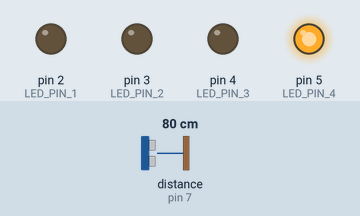
The sketch below on a simulated Arduino Uno, built with avr-gcc and run on an emulated ATmega328P. Parts: output pins drawn as LEDs (lit = HIGH). Wiring (inferred from the names in the program): ultrasonic range finder: trigger pin 6; echo pin 7. The test bench sets the inputs (shaded band); at power-on: distance to the obstacle (sensor on pin 7) 80 cm. The echo pulse lasts 58.3 µs per cm; pins used as bus, display or sensor lines are not drawn.

Above: at 1.2 s.
1.3 s: distance to the obstacle (sensor on pin 7) set to 74 cm
2.8 s: distance to the obstacle (sensor on pin 7) set to 67 cm
At 3.9 s:
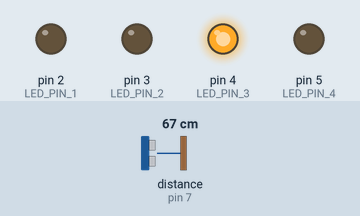
4.3 s: distance to the obstacle (sensor on pin 7) set to 2 cm
At 4.9 s:
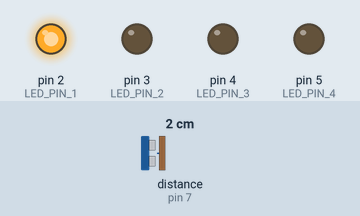
5.8 s: distance to the obstacle (sensor on pin 7) set to 18 cm
7.3 s: distance to the obstacle (sensor on pin 7) set to 23 cm
At 8.3 s:
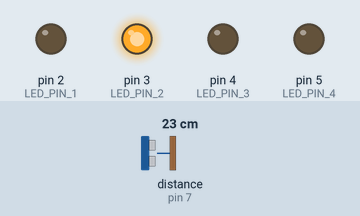
8.8 s: distance to the obstacle (sensor on pin 7) set to 4 cm
At 9.4 s:
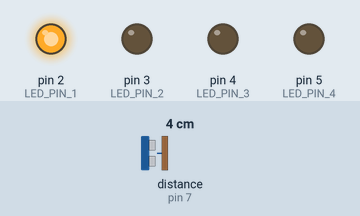
Timing chart, 0 to 11.3 s (numbered marks = the images above; inputs shaded):
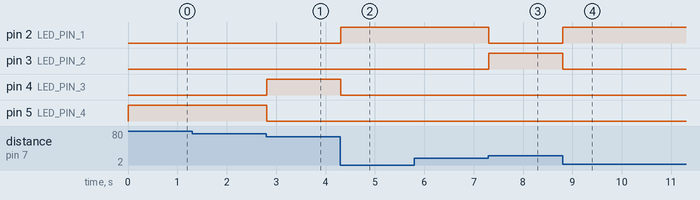

The sketch:

Projekt_bazowy.ino
```cpp
#include <Arduino_FreeRTOS.h>
#include <task.h>

#define TRIGGER_PIN  6
#define ECHO_PIN     7
#define LED_PIN_1    2
#define LED_PIN_2    3
#define LED_PIN_3    4
#define LED_PIN_4    5

void setup() {
  pinMode(TRIGGER_PIN, OUTPUT);
  pinMode(ECHO_PIN, INPUT);
  pinMode(LED_PIN_1, OUTPUT);
  pinMode(LED_PIN_2, OUTPUT);
  pinMode(LED_PIN_3, OUTPUT);
  pinMode(LED_PIN_4, OUTPUT);
  xTaskCreate(
    TaskMeasureDistance
    ,  "Distance"
    ,  128
    ,  NULL
    ,  2
    ,  NULL );
}

void loop() {
  // Nie rób nic w pętli głównej.
}

void TaskMeasureDistance(void *pvParameters) {
  (void) pvParameters;
  for (;;) {
    digitalWrite(TRIGGER_PIN, LOW);
    delayMicroseconds(2);
    digitalWrite(TRIGGER_PIN, HIGH);
    delayMicroseconds(10);
    digitalWrite(TRIGGER_PIN, LOW);
    long duration = pulseIn(ECHO_PIN, HIGH);
    long distance = duration / 29 / 2;
    if (distance <20) {
      digitalWrite(LED_PIN_1, HIGH);
      digitalWrite(LED_PIN_2, LOW);
      digitalWrite(LED_PIN_3, LOW);
      digitalWrite(LED_PIN_4, LOW);
    } else if (distance < 50) {
      digitalWrite(LED_PIN_1, LOW);
      digitalWrite(LED_PIN_2, HIGH);
      digitalWrite(LED_PIN_3, LOW);
      digitalWrite(LED_PIN_4, LOW);
    } else if (distance < 70) {
      digitalWrite(LED_PIN_1, LOW);
      digitalWrite(LED_PIN_2, LOW);
      digitalWrite(LED_PIN_3, HIGH);
      digitalWrite(LED_PIN_4, LOW);
    } else if (distance < 100) {
      digitalWrite(LED_PIN_1, LOW);
      digitalWrite(LED_PIN_2, LOW);
      digitalWrite(LED_PIN_3, LOW);
      digitalWrite(LED_PIN_4, HIGH);
    }
    vTaskDelay(1 / portTICK_PERIOD_MS);
  }
}
```

Measured:
- the behaviour switches between 70 and 69 cm on distance to the obstacle (sensor on pin 7) (found by bisection; images 0 and 1)
- the behaviour switches between 20 and 21 cm on distance to the obstacle (sensor on pin 7) (found by bisection; images 2 and 3)
- after the input at 1.3 s, every drawn part: stays the same
- after the input at 2.8 s, pin 4 (LED_PIN_3): LOW → HIGH at once; pin 5 (LED_PIN_4): HIGH → LOW at once
- after the input at 4.3 s, pin 2 (LED_PIN_1): LOW → HIGH at once; pin 4 (LED_PIN_3): HIGH → LOW at once
- after the input at 5.8 s, every drawn part: stays the same
- after the input at 7.3 s, pin 2 (LED_PIN_1): HIGH → LOW at once; pin 3 (LED_PIN_2): LOW → HIGH at once
- after the input at 8.8 s, pin 2 (LED_PIN_1): LOW → HIGH at once; pin 3 (LED_PIN_2): HIGH → LOW at once
